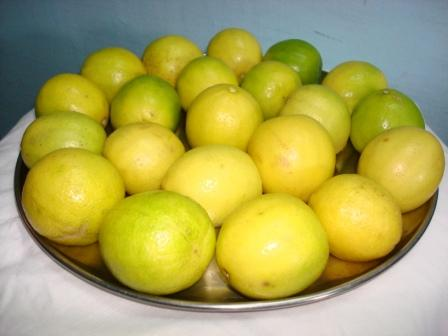
#> input picture ImageSegmentation/LemonInRangeHough/Lemons3.JPG, 448 x 336 px, found by its file name
$ python Lemonnew.py   (Python 2 division)
#> lines starting #> are read from the running program, lines starting #| are printed output that depends on the picture; after the words box and inside, x2 and y2 are one past the last pixel; in counts of white or black regions, pixels touching at a corner belong together
# -*- coding: utf-8 -*-
"""
Created on Thu May 11 18:17:55 2017

@author: Shresth
"""
import time
import cv2
import numpy as np
a=time.clock()
img=cv2.imread("Lemons3.jpg" )
#> img is the input picture: shape (336, 448, 3); mean B, G, R 86.3, 166.2, 172.6

hsv= cv2.cvtColor(img, cv2.COLOR_BGR2HSV )
#> hsv: shape (336, 448, 3); mean H, S, V 45.5, 143.8, 180.4
#Filter by green color
yellow = np.array([20,0,0])
green=np.array([50,255,255])

mask=cv2.inRange(hsv, yellow, green)
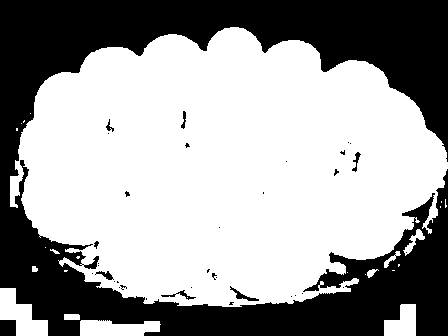
#> mask: shape (336, 448); 62.2% white; 37 black regions (28 under 20 px), largest, box (x1, y1, x2, y2) and area: (0, 0, 448, 336) 56096, (0, 320, 16, 336) 256, (230, 286, 259, 301) 111
res=cv2.bitwise_and(img, img, mask=mask)
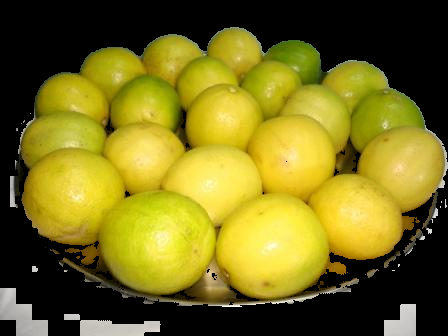
#> res: shape (336, 448, 3); mean B, G, R 28.4, 109.4, 118.9


resgrey=cv2.cvtColor(res,cv2.COLOR_BGR2GRAY)
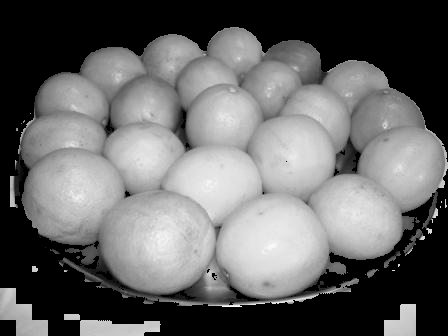
#> resgrey: shape (336, 448); min 0, max 253, mean 103

#apply adaptive threshold and blur

th3 = cv2.adaptiveThreshold(resgrey,255,cv2.ADAPTIVE_THRESH_GAUSSIAN_C,\
            cv2.THRESH_BINARY,11,2)
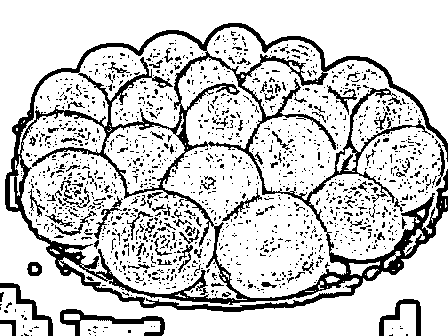
#> th3: shape (336, 448); 80.5% white; 1448 black regions (1339 under 20 px), largest, box (x1, y1, x2, y2) and area: (5, 23, 448, 312) 16904, (60, 309, 165, 336) 813, (379, 299, 421, 336) 478
"""
n=cv2.medianBlur(th3,11)
#n=cv2.bitwise_not(n)
cv2.imshow('ee',n)
cv2.waitKey(0)
p=cv2.bitwise_and(th3,n)
# p=cv2.bitwise_not(p)
cv2. imshow('aaaa',p)
cv2.waitKey(0)
"""
kernel=cv2.getStructuringElement(cv2.MORPH_ELLIPSE,(3,3))
opening = cv2.morphologyEx(th3, cv2.MORPH_CLOSE, kernel)
#> opening: shape (336, 448); 85.9% white; 395 black regions (321 under 20 px), largest, box (x1, y1, x2, y2) and area: (5, 23, 448, 312) 8268, (32, 57, 164, 189) 1206, (60, 309, 165, 336) 808
kernel=np.ones((3,3))
opening = cv2.morphologyEx(opening, cv2.MORPH_CLOSE, kernel)
#> opening: shape (336, 448); 88.9% white; 196 black regions (94 under 20 px), largest, box (x1, y1, x2, y2) and area: (41, 171, 448, 312) 4416, (5, 23, 448, 238) 3258, (60, 309, 165, 336) 802
kernel=cv2.getStructuringElement(cv2.MORPH_ELLIPSE,(3,3))
#opening = cv2.morphologyEx(opening, cv2.MORPH_CLOSE, kernel)
#clos=cv2.morphologyEx(opening, cv2.MORPH_OPEN, kernel)
opening=cv2.medianBlur(opening,7 )
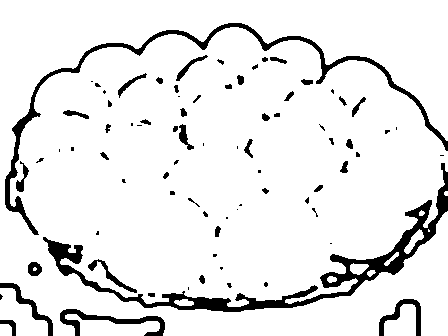
#> opening: shape (336, 448); 91.1% white; 80 black regions (35 under 20 px), largest, box (x1, y1, x2, y2) and area: (43, 163, 448, 312) 5490, (5, 23, 448, 235) 3349, (60, 309, 165, 336) 812
dil = cv2.dilate(opening,kernel,iterations = 1)
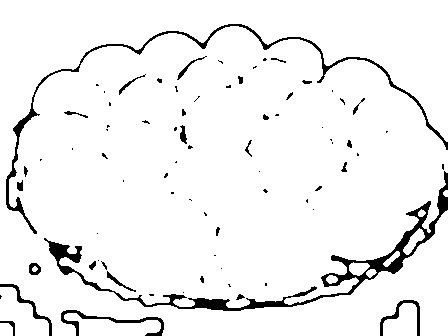
#> dil: shape (336, 448); 94.5% white; 76 black regions (48 under 20 px), largest, box (x1, y1, x2, y2) and area: (44, 171, 448, 311) 3824, (6, 24, 448, 234) 2051, (61, 310, 164, 336) 513
cv2.imshow('ii',dil)
#Detect circles in the image
#dil = cv2.dilate(clos,kernel,iterations = 3)
circles = cv2.HoughCircles(dil,cv2.HOUGH_GRADIENT,1,50,
                            param1=50,param2=30,minRadius=0,maxRadius=0)
#> circles = [[221.5, 114.5, 195.6], [239.5, 166.5, 140.5], [178.5, 188.5, 173.3], [294.5, 167.5, 131.3], [103.5, 199.5, 116.2], [385.5, 127.5, 42.2], [241.5, 62.5, 39.8], [407.5, 311.5, 9.6]]
circles = np.uint16(np.around(circles))
#> circles = [[222, 114, 196], [240, 166, 140], [178, 188, 173], [294, 168, 131], [104, 200, 116], [386, 128, 42], [242, 62, 40], [408, 312, 10]]

b=time.clock()
print "Time taken: ",b-a, " seconds"
#Draw circles
a=[i for i in circles[0,:] ]
#> a has the same summary as circles
for i in  circles[0,:]:
    # draw the outer circle
    if i[2]<70 and i[2]>5 :

        cv2.circle(img,(i[0],i[1]),i[2],(0,255,0),2)
        print(i[2])
        # draw the center of the circle
        cv2.circle(img,(i[0],i[1]),2,(0,0,255),3)
#> this loop made 8 passes
#| 42
#| 40
#| 10
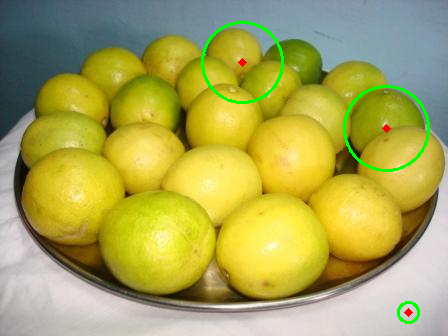
#> img: shape (336, 448, 3); 1.25% of pixels changed, all inside (x1, y1, x2, y2) = (201, 21, 430, 324)

#print "Number of lemons: ",len(circles[0])
cv2.imshow('greenFilter',res)
cv2.waitKey(0)
cv2.imshow('greyscale',resgrey)
cv2.waitKey(0)
cv2.imshow('threshold',th3)
cv2.waitKey(0)
cv2.imshow('detected circles',img)
cv2.waitKey(0)
cv2.imwrite("GreenFilter.png",res)
cv2.imwrite("greyscale.png",resgrey)
cv2.imwrite("threshold.png",th3)
cv2.imwrite("detected.png",img)


cv2.destroyAllWindows()
